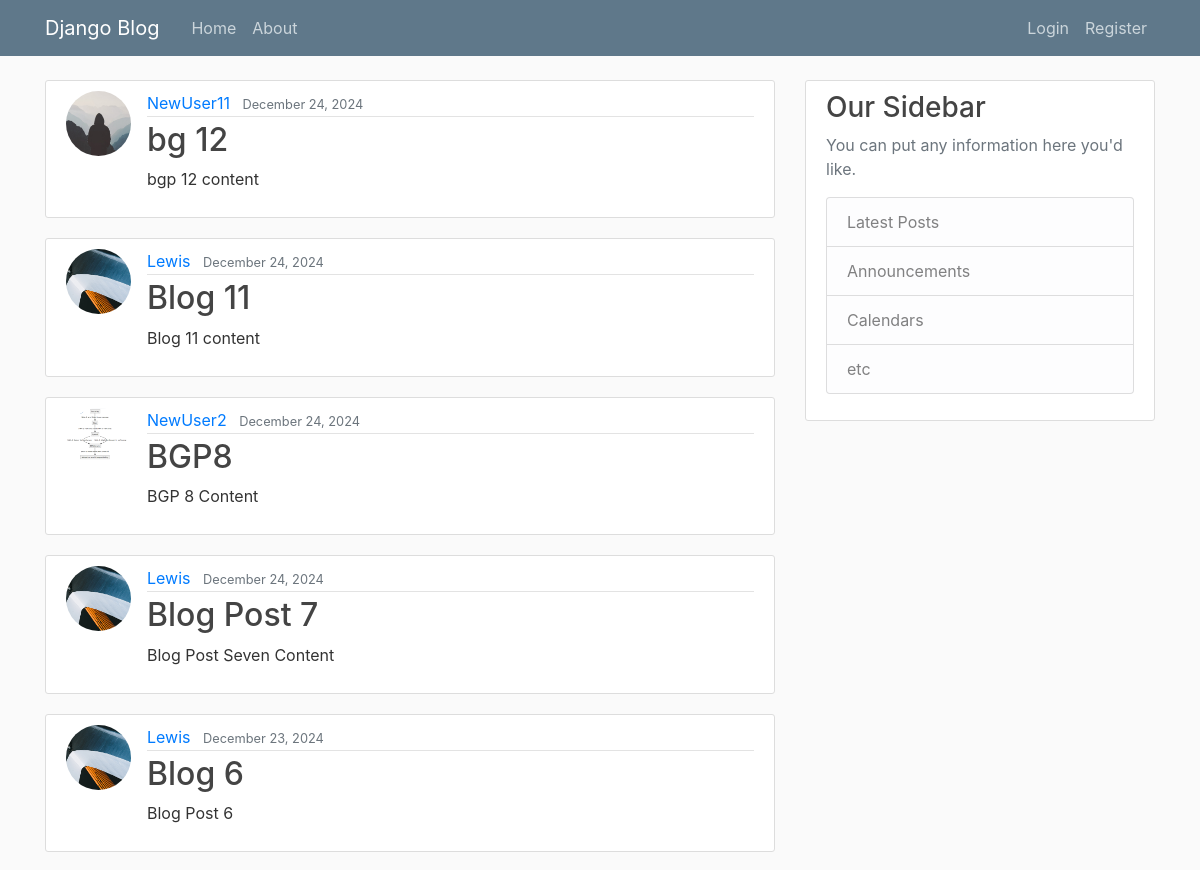
Before: / (upper part) with the older database file.
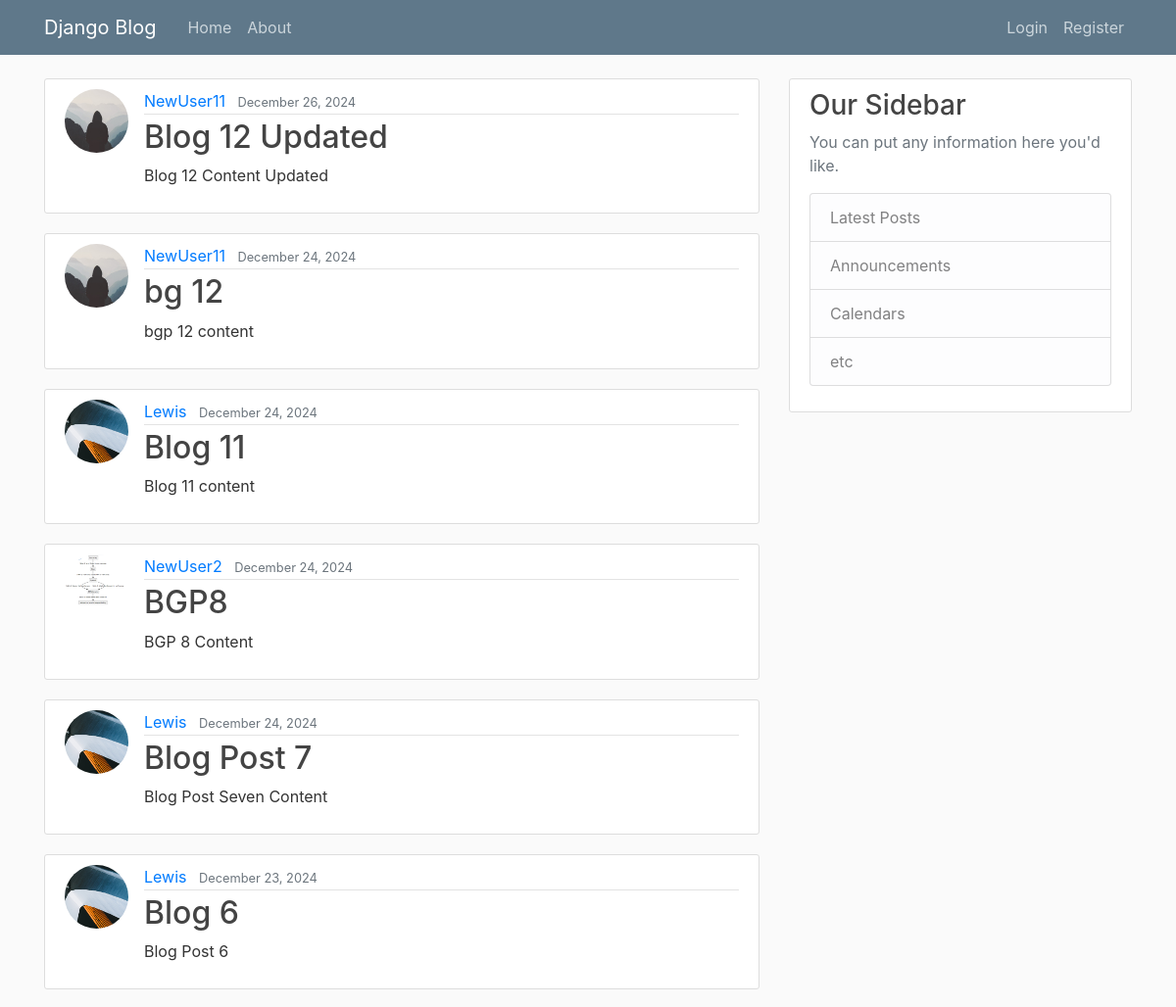
After: the same page with the newer database file.
### blog/models.py (models this page shows, shortened)
class Post(models.Model):
    title = models.CharField(max_length=1000)
    content = models.TextField()
    date_posted = models.DateTimeField(default=timezone.now)
    author = models.ForeignKey(User, on_delete=models.CASCADE)

### users/models.py (models this page shows, shortened)
class Profile(models.Model):
    user = models.OneToOneField(User, on_delete=models.CASCADE)
    image = models.ImageField(default='profile_pics/default.jpg', upload_to='profile_pics')

### blog/views.py (the view)
# urls.py: path('', PostListView.as_view(), name='blog-home'),
class PostListView(ListView):
    model = Post
    template_name = 'blog/home.html'
    context_object_name = 'posts'
    ordering = ['-date_posted']

### blog/templates/blog/home.html
{% extends "blog/base.html" %}
{% block content %}
    {% for post in posts %}
        <article class="media content-section">
          <img class="rounded-circle article-img" src={{ post.author.profile.image.url}}>
            <div class="media-body">
              <div class="article-metadata">
                <a class="mr-2" href="#">{{ post.author }}</a>
                <small class="text-muted">{{ post.date_posted|date:'F d, Y' }}</small>
              </div>
              <h2><a class="article-title" href="{% url 'post-detail' post.id %}">{{ post.title }}</a></h2>
              <p class="article-content">{{ post.content }}</p>
            </div>
        </article>
    {% endfor %}
{% endblock content %}

Changed rows visible on the page:
added Post: author.profile.image (placeholder picture), author "NewUser11", date_posted "December 26, 2024", title "Blog 12 Updated", content "Blog 12 Content Updated"
